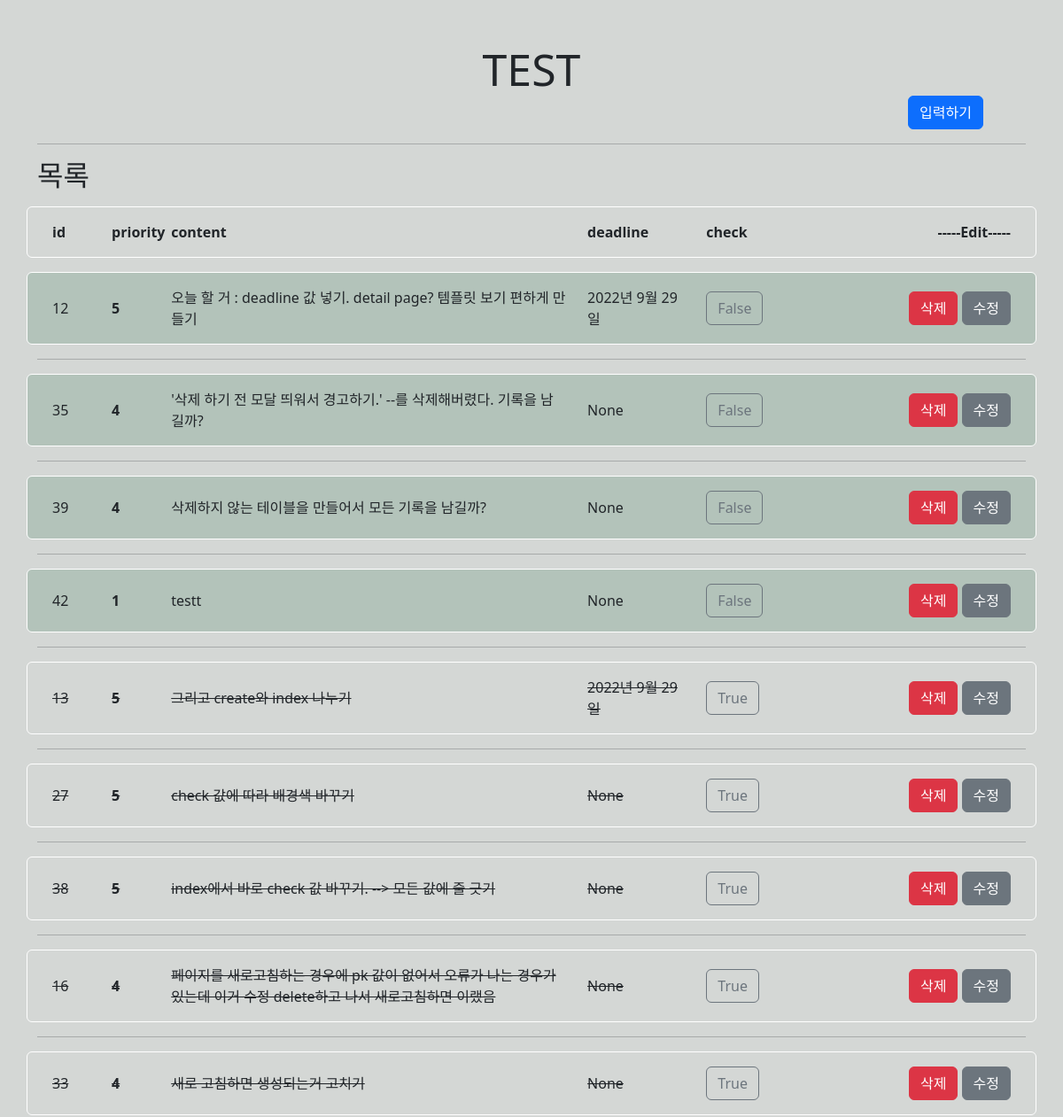
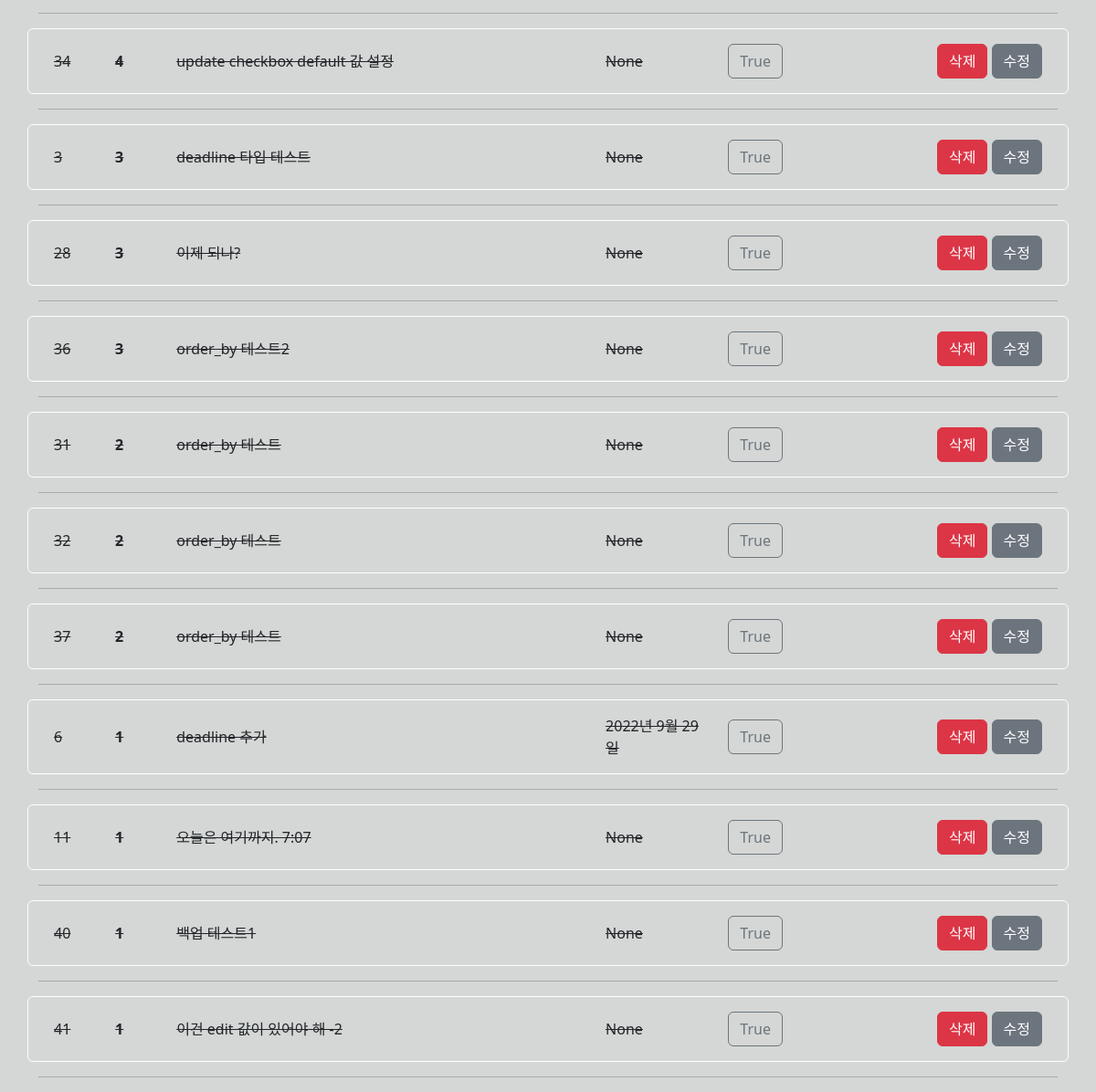
/todo/test/, run on an earlier commit of the app's database (2 pictures, top to bottom).
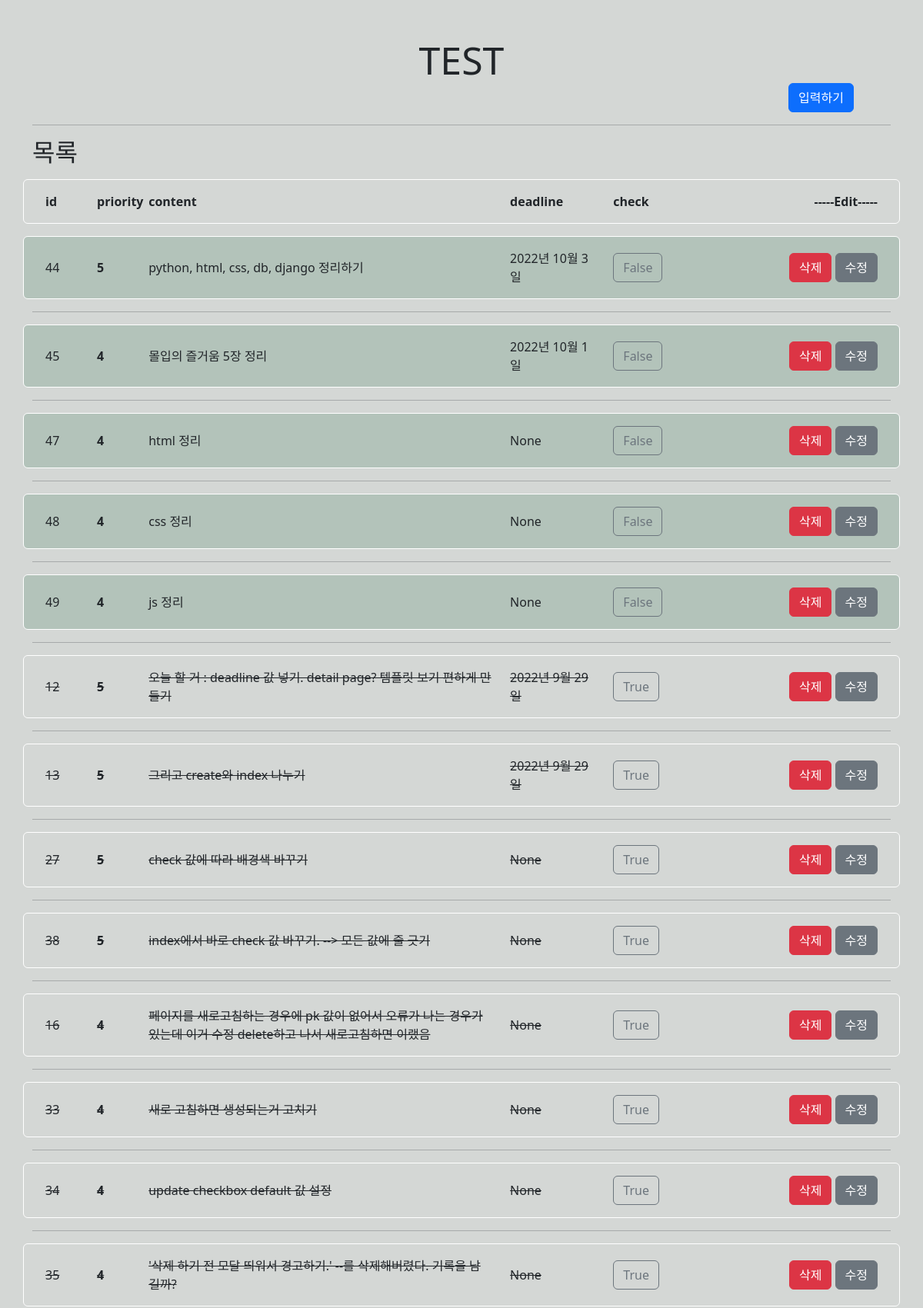
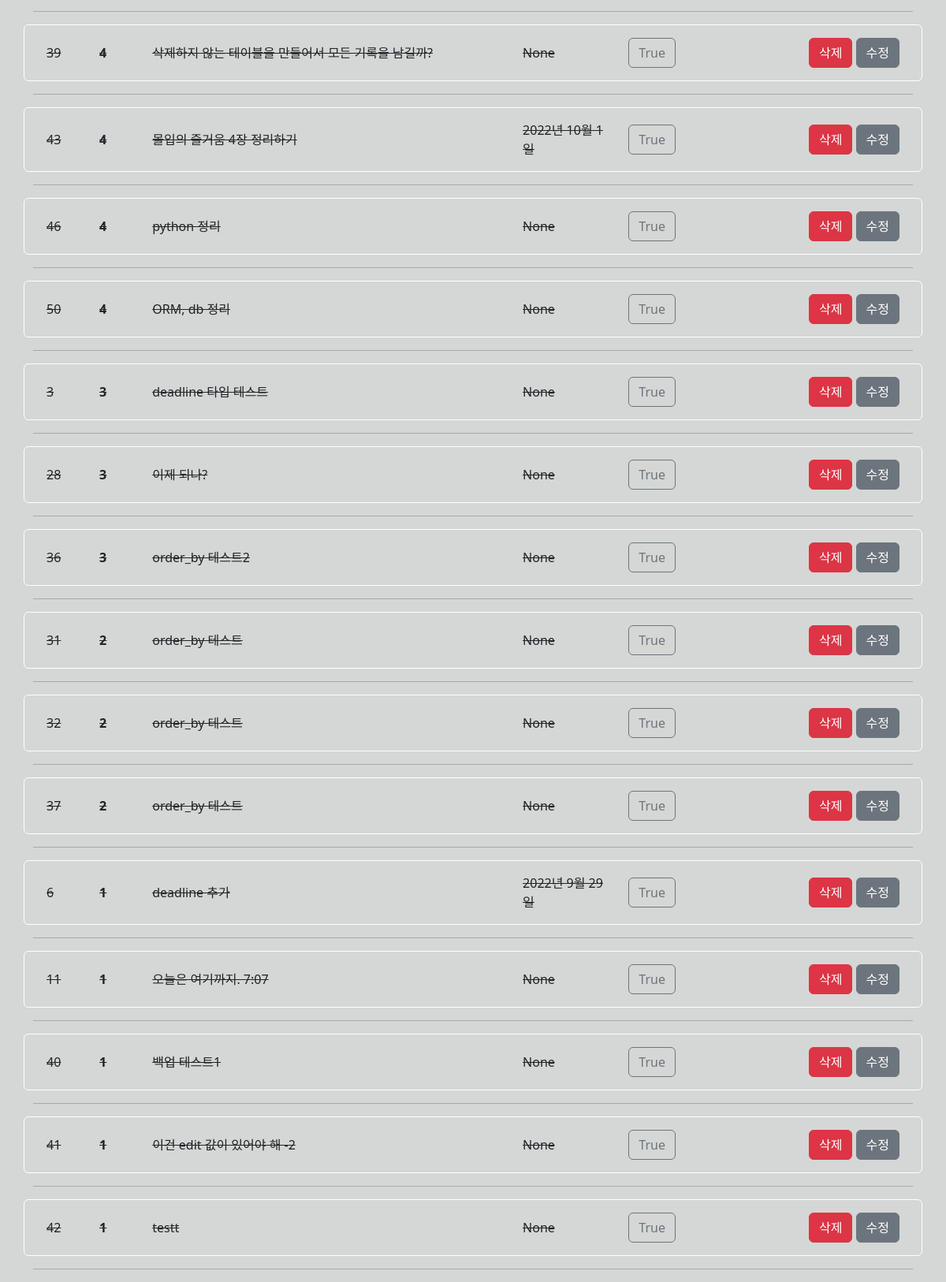
And on a later commit of the database (2 pictures, top to bottom).
### todo/models.py (models this page shows)
class myTodo(models.Model):
    content = models.CharField(max_length=80)
    priority = models.IntegerField()
    completed = models.BooleanField(default=False)
    created_at = models.DateField(auto_now_add=True)
    deadline = models.DateField(null=True)

### todo/views.py (the view)
# urls.py: path("test/", views.test, name="test"),
def test(request):
    items = myTodo.objects.all()
    dbcontents = myTodo.objects.all().order_by("completed", "-priority")
    context = {
        "dbcontents": dbcontents,
    }
    return render(request, "todo/test.html", context)

### todo/templates/todo/test.html (shortened to what this page needs)
{% extends 'base.html' %}
{% block content%}
<div class="m-5 text-center mb-3">
  <h1 class="h0 m-0">TEST</h1>
  <div class="d-flex justify-content-end">
    <a href="{% url 'todo:create' %}" class="btn btn-primary">입력하기</a>
  </div>
</div>
<hr>
<h2>목록</h2>
<div class="my-3 row justify-content-between p-3 b-content rounded align-items-center">
  <div class="col-9 row">
    <div class="col-1 fw-bold">id</div>
    <div class="col-1 fw-bold">priority</div>
    <div class="col-7 fw-bold">content</div>
    <div class="col-2 fw-bold">deadline</div>
    <div class="col-1 fw-bold">check</div>
  </div>
  <div class="col-3">
    <div class="fw-bold text-end">-----Edit-----</div>
  </div>
</div>
{% for dbcontent in dbcontents %}
{% if dbcontent.completed %}
<div class="my-3 row justify-content-between bg-lightblue-completed p-3 b-content rounded align-items-center">
  <div class="col-9 row line-through align-items-center">
    {% else %}
    <div class="my-3 row justify-content-between bg-lightblue-continue p-3 b-content rounded align-items-center">
      <div class="col-9 row align-items-center">
        {% endif %}
        <div class="col-1">{{dbcontent.id}}</div>
        <div class="col-1 fw-bold">{{dbcontent.priority}}</div>
        <div class="col-7">{{dbcontent.content}}</div>
        <div class="col-2">{{dbcontent.deadline}}</div>
        <div class="col-1">
          <a href="/todo/update2/{{dbcontent.id}}" class="btn-outline-secondary btn ">{{dbcontent.completed}}</a>
        </div>
      </div>
      <div class="col-3 d-flex justify-content-end">
        <div>
          <button type="button" class="btn btn-danger" data-bs-toggle="modal" data-bs-target="#exampleModal">
            삭제
          </button>
          <a href="/todo/update/{{dbcontent.id}}" class="btn-secondary btn ">수정</a>
        </div>
      </div>
    </div>
    <hr>
    {% endfor %}
    {% endblock%}

What changed in the data, as far as the page shows it:
added myTodo: id "44", priority "5", content "python, html, css, db, django 정리하기", deadline "2022년 10월 3일", completed "False"
added myTodo: id "45", priority "4", content "몰입의 즐거움 5장 정리", deadline "2022년 10월 1일", completed "False"
added myTodo: id "47", priority "4", content "html 정리", deadline "None", completed "False"
added myTodo: id "48", priority "4", content "css 정리", deadline "None", completed "False"
added myTodo: id "49", priority "4", content "js 정리", deadline "None", completed "False"
changed myTodo "오늘 할 거 : deadline 값 넣기. detail page? 템플릿 보기 편하게 만들기": completed "False" → "True"
changed myTodo "'삭제 하기 전 모달 띄워서 경고하기.' --를 삭제해버렸다. 기록을 남길까?": completed "False" → "True"; moves down the list
changed myTodo "삭제하지 않는 테이블을 만들어서 모든 기록을 남길까?": completed "False" → "True"; moves down the list
added myTodo: id "43", priority "4", content "몰입의 즐거움 4장 정리하기", deadline "2022년 10월 1일", completed "True"
added myTodo: id "46", priority "4", content "python 정리", deadline "None", completed "True"
added myTodo: id "50", priority "4", content "ORM, db 정리", deadline "None", completed "True"
changed myTodo "testt": completed "False" → "True"; moves down the list
